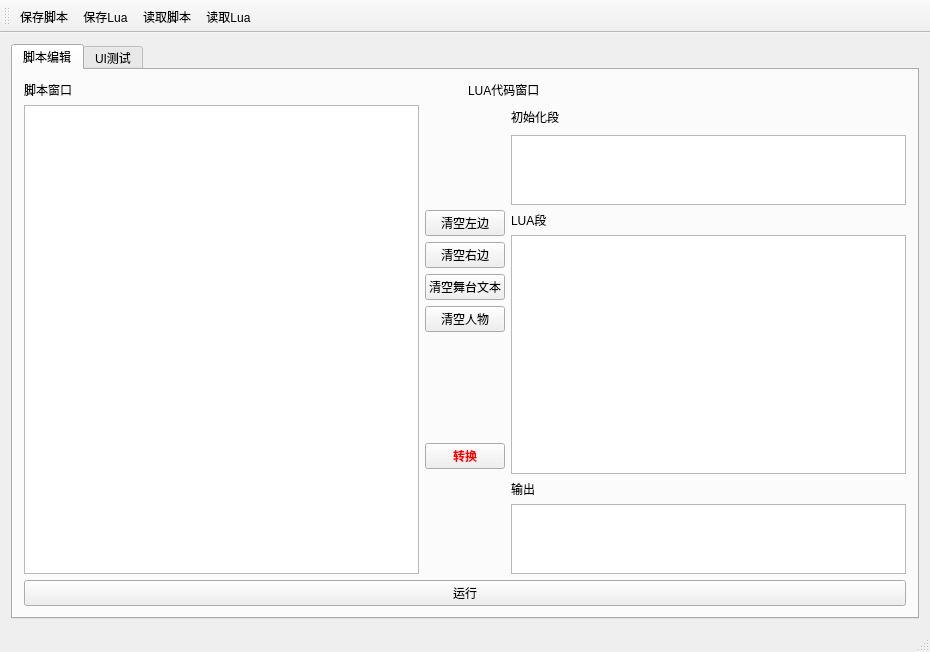
<?xml version="1.0" encoding="UTF-8"?>
<ui version="4.0">
 <class>ScriptEditorClass</class>
 <widget class="QMainWindow" name="ScriptEditorClass">
  <property name="geometry">
   <rect>
    <x>0</x>
    <y>0</y>
    <width>930</width>
    <height>652</height>
   </rect>
  </property>
  <property name="windowTitle">
   <string>ScriptEditor</string>
  </property>
  <widget class="QWidget" name="centralWidget">
   <layout class="QGridLayout" name="gridLayout_3">
    <item row="1" column="0">
     <widget class="QTabWidget" name="tabWidget">
      <property name="currentIndex">
       <number>0</number>
      </property>
      <widget class="QWidget" name="tab_2">
       <attribute name="title">
        <string>脚本编辑</string>
       </attribute>
       <layout class="QVBoxLayout" name="verticalLayout_2">
        <item>
         <layout class="QHBoxLayout" name="horizontalLayout_3">
          <item>
           <widget class="QLabel" name="label_19">
            <property name="text">
             <string>脚本窗口</string>
            </property>
           </widget>
          </item>
          <item>
           <widget class="QLabel" name="label_21">
            <property name="text">
             <string>LUA代码窗口</string>
            </property>
           </widget>
          </item>
         </layout>
        </item>
        <item>
         <layout class="QHBoxLayout" name="horizontalLayout_2">
          <item>
           <widget class="QTextEdit" name="scrEdit"/>
          </item>
          <item>
           <layout class="QVBoxLayout" name="verticalLayout_4">
            <property name="spacing">
             <number>6</number>
            </property>
            <item>
             <layout class="QVBoxLayout" name="verticalLayout_5">
              <item>
               <widget class="QPushButton" name="ClearButton">
                <property name="text">
                 <string>清空左边</string>
                </property>
               </widget>
              </item>
              <item>
               <widget class="QPushButton" name="ClearRightButton">
                <property name="text">
                 <string>清空右边</string>
                </property>
               </widget>
              </item>
              <item>
               <widget class="QPushButton" name="ClearSreenButton">
                <property name="text">
                 <string>清空舞台文本</string>
                </property>
               </widget>
              </item>
              <item>
               <widget class="QPushButton" name="ClearRoleButton">
                <property name="text">
                 <string>清空人物</string>
                </property>
               </widget>
              </item>
             </layout>
            </item>
            <item>
             <widget class="QPushButton" name="ParseButton">
              <property name="palette">
               <palette>
                <active>
                 <colorrole role="ButtonText">
                  <brush brushstyle="SolidPattern">
                   <color alpha="255">
                    <red>255</red>
                    <green>0</green>
                    <blue>0</blue>
                   </color>
                  </brush>
                 </colorrole>
                </active>
                <inactive>
                 <colorrole role="ButtonText">
                  <brush brushstyle="SolidPattern">
                   <color alpha="255">
                    <red>255</red>
                    <green>0</green>
                    <blue>0</blue>
                   </color>
                  </brush>
                 </colorrole>
                </inactive>
                <disabled>
                 <colorrole role="ButtonText">
                  <brush brushstyle="SolidPattern">
                   <color alpha="255">
                    <red>120</red>
                    <green>120</green>
                    <blue>120</blue>
                   </color>
                  </brush>
                 </colorrole>
                </disabled>
               </palette>
              </property>
              <property name="font">
               <font>
                <family>宋体</family>
                <pointsize>9</pointsize>
                <weight>75</weight>
                <bold>true</bold>
               </font>
              </property>
              <property name="text">
               <string>转换</string>
              </property>
             </widget>
            </item>
           </layout>
          </item>
          <item>
           <layout class="QVBoxLayout" name="verticalLayout_3" stretch="1,1,0,10,0,1">
            <item>
             <widget class="QLabel" name="label_23">
              <property name="text">
               <string>初始化段</string>
              </property>
             </widget>
            </item>
            <item>
             <widget class="QPlainTextEdit" name="initEdit"/>
            </item>
            <item>
             <widget class="QLabel" name="label_24">
              <property name="text">
               <string>LUA段</string>
              </property>
             </widget>
            </item>
            <item>
             <widget class="QTextEdit" name="luaEdit"/>
            </item>
            <item>
             <widget class="QLabel" name="label_22">
              <property name="text">
               <string>输出</string>
              </property>
             </widget>
            </item>
            <item>
             <widget class="QTextEdit" name="retEdit"/>
            </item>
           </layout>
          </item>
         </layout>
        </item>
        <item>
         <widget class="QPushButton" name="RunButton">
          <property name="text">
           <string>运行</string>
          </property>
         </widget>
        </item>
       </layout>
      </widget>
      <widget class="QWidget" name="tab">
       <attribute name="title">
        <string>UI测试</string>
       </attribute>
       <layout class="QHBoxLayout" name="horizontalLayout">
        <item>
         <widget class="QGroupBox" name="groupBox">
          <property name="title">
           <string>图片</string>
          </property>
          <layout class="QFormLayout" name="formLayout">
           <property name="sizeConstraint">
            <enum>QLayout::SetDefaultConstraint</enum>
           </property>
           <property name="fieldGrowthPolicy">
            <enum>QFormLayout::AllNonFixedFieldsGrow</enum>
           </property>
           <item row="4" column="0">
            <widget class="QLabel" name="label">
             <property name="text">
              <string>文件名:</string>
             </property>
            </widget>
           </item>
           <item row="4" column="1">
            <widget class="QLineEdit" name="ImageFileNameEdit"/>
           </item>
           <item row="5" column="0">
            <widget class="QLabel" name="label_20">
             <property name="text">
              <string>渐变时间:</string>
             </property>
            </widget>
           </item>
           <item row="5" column="1">
            <widget class="QLineEdit" name="universalTimeEdit"/>
           </item>
           <item row="6" column="0">
            <widget class="QLabel" name="label_2">
             <property name="text">
              <string>X位置:</string>
             </property>
            </widget>
           </item>
           <item row="6" column="1">
            <widget class="QLineEdit" name="XEdit"/>
           </item>
           <item row="7" column="0">
            <widget class="QLabel" name="label_3">
             <property name="text">
              <string>Y位置:</string>
             </property>
            </widget>
           </item>
           <item row="7" column="1">
            <widget class="QLineEdit" name="YEdit"/>
           </item>
           <item row="8" column="0" colspan="2">
            <widget class="QPushButton" name="pushButton">
             <property name="text">
              <string>显示图片</string>
             </property>
            </widget>
           </item>
           <item row="0" column="0">
            <widget class="QRadioButton" name="EffectsLayerButton">
             <property name="text">
              <string>效果层</string>
             </property>
            </widget>
           </item>
           <item row="1" column="0">
            <widget class="QRadioButton" name="MidLayerButton">
             <property name="text">
              <string>中图层</string>
             </property>
            </widget>
           </item>
           <item row="0" column="1">
            <widget class="QRadioButton" name="LeftLayerButton">
             <property name="text">
              <string>左图层</string>
             </property>
            </widget>
           </item>
           <item row="1" column="1">
            <widget class="QRadioButton" name="RightLayerButton">
             <property name="text">
              <string>右图层</string>
             </property>
            </widget>
           </item>
           <item row="2" column="0">
            <widget class="QRadioButton" name="BGLayerButton">
             <property name="text">
              <string>背景层</string>
             </property>
            </widget>
           </item>
          </layout>
         </widget>
        </item>
        <item>
         <widget class="QGroupBox" name="groupBox_2">
          <property name="title">
           <string>对话框</string>
          </property>
          <layout class="QGridLayout" name="gridLayout_4">
           <item row="0" column="0">
            <widget class="QGroupBox" name="groupBox_3">
             <property name="title">
              <string>对话框属性</string>
             </property>
             <layout class="QGridLayout" name="gridLayout_2">
              <item row="0" column="0">
               <widget class="QLabel" name="label_4">
                <property name="text">
                 <string>X位置:</string>
                </property>
               </widget>
              </item>
              <item row="0" column="1">
               <widget class="QLineEdit" name="DialogXEdit"/>
              </item>
              <item row="0" column="2">
               <widget class="QLabel" name="label_8">
                <property name="text">
                 <string>文本左边距:</string>
                </property>
               </widget>
              </item>
              <item row="0" column="3">
               <widget class="QLineEdit" name="MarginLeftEdit"/>
              </item>
              <item row="1" column="0">
               <widget class="QLabel" name="label_5">
                <property name="text">
                 <string>Y位置:</string>
                </property>
               </widget>
              </item>
              <item row="1" column="1">
               <widget class="QLineEdit" name="DialogYEdit"/>
              </item>
              <item row="1" column="2">
               <widget class="QLabel" name="label_9">
                <property name="text">
                 <string>文本顶边距:</string>
                </property>
               </widget>
              </item>
              <item row="1" column="3">
               <widget class="QLineEdit" name="MarginTopEdit"/>
              </item>
              <item row="2" column="0">
               <widget class="QLabel" name="label_6">
                <property name="text">
                 <string>宽度:</string>
                </property>
               </widget>
              </item>
              <item row="2" column="1">
               <widget class="QLineEdit" name="DialogWidthEdit"/>
              </item>
              <item row="2" column="2">
               <widget class="QLabel" name="label_11">
                <property name="text">
                 <string>文本宽度:</string>
                </property>
               </widget>
              </item>
              <item row="2" column="3">
               <widget class="QLineEdit" name="TextWidthEdit"/>
              </item>
              <item row="3" column="0">
               <widget class="QLabel" name="label_7">
                <property name="text">
                 <string>高度:</string>
                </property>
               </widget>
              </item>
              <item row="3" column="1">
               <widget class="QLineEdit" name="DialogHeightEdit"/>
              </item>
              <item row="3" column="2">
               <widget class="QLabel" name="label_12">
                <property name="text">
                 <string>文本高度:</string>
                </property>
               </widget>
              </item>
              <item row="3" column="3">
               <widget class="QLineEdit" name="TextHeightEdit"/>
              </item>
              <item row="4" column="0">
               <widget class="QLabel" name="label_10">
                <property name="text">
                 <string>字体:</string>
                </property>
               </widget>
              </item>
              <item row="4" column="1">
               <widget class="QLineEdit" name="FontEdit"/>
              </item>
              <item row="6" column="0" colspan="4">
               <widget class="QPushButton" name="SetTextColorButton">
                <property name="text">
                 <string>设置文字颜色</string>
                </property>
               </widget>
              </item>
             </layout>
            </widget>
           </item>
           <item row="0" column="1" rowspan="3">
            <widget class="QGroupBox" name="groupBox_5">
             <property name="title">
              <string>消息测试</string>
             </property>
             <layout class="QVBoxLayout" name="verticalLayout">
              <item>
               <widget class="QLineEdit" name="RoleNameEdit"/>
              </item>
              <item>
               <widget class="QPushButton" name="ShowRoleNameButton">
                <property name="text">
                 <string>显示角色名</string>
                </property>
               </widget>
              </item>
              <item>
               <widget class="QLabel" name="label_18">
                <property name="text">
                 <string>延时(秒):</string>
                </property>
               </widget>
              </item>
              <item>
               <widget class="QLineEdit" name="DelayEdit">
                <property name="text">
                 <string>0.0</string>
                </property>
               </widget>
              </item>
              <item>
               <widget class="QTextEdit" name="TextEdit"/>
              </item>
              <item>
               <widget class="QPushButton" name="ShowTextButton">
                <property name="text">
                 <string>显示文字</string>
                </property>
               </widget>
              </item>
              <item>
               <widget class="QPushButton" name="ClearTextButton">
                <property name="text">
                 <string>清空</string>
                </property>
               </widget>
              </item>
             </layout>
            </widget>
           </item>
           <item row="1" column="0">
            <widget class="QGroupBox" name="groupBox_4">
             <property name="title">
              <string>角色名称框属性</string>
             </property>
             <layout class="QGridLayout" name="gridLayout">
              <item row="0" column="0">
               <widget class="QLabel" name="label_13">
                <property name="text">
                 <string>X位置:</string>
                </property>
               </widget>
              </item>
              <item row="0" column="1">
               <widget class="QLineEdit" name="RoleNameXEdit"/>
              </item>
              <item row="1" column="0">
               <widget class="QLabel" name="label_14">
                <property name="text">
                 <string>Y位置:</string>
                </property>
               </widget>
              </item>
              <item row="1" column="1">
               <widget class="QLineEdit" name="RoleNameYEdit"/>
              </item>
              <item row="3" column="0" colspan="5">
               <widget class="QPushButton" name="SetRoleNameColorButton">
                <property name="text">
                 <string>设置角色名颜色</string>
                </property>
               </widget>
              </item>
              <item row="0" column="2">
               <widget class="QLabel" name="label_16">
                <property name="text">
                 <string>宽度:</string>
                </property>
               </widget>
              </item>
              <item row="2" column="1">
               <widget class="QLineEdit" name="RoleNameFontEdit"/>
              </item>
              <item row="2" column="0">
               <widget class="QLabel" name="label_15">
                <property name="text">
                 <string>字体:</string>
                </property>
               </widget>
              </item>
              <item row="0" column="3">
               <widget class="QLineEdit" name="RoleNameWidthEdit"/>
              </item>
              <item row="1" column="2">
               <widget class="QLabel" name="label_17">
                <property name="text">
                 <string>高度:</string>
                </property>
               </widget>
              </item>
              <item row="1" column="3">
               <widget class="QLineEdit" name="RoleNameHeightEdit"/>
              </item>
             </layout>
            </widget>
           </item>
           <item row="2" column="0">
            <widget class="QPushButton" name="SetDialogButton">
             <property name="text">
              <string>设置对话框</string>
             </property>
            </widget>
           </item>
          </layout>
         </widget>
        </item>
       </layout>
      </widget>
     </widget>
    </item>
   </layout>
  </widget>
  <widget class="QMenuBar" name="menuBar">
   <property name="geometry">
    <rect>
     <x>0</x>
     <y>0</y>
     <width>930</width>
     <height>23</height>
    </rect>
   </property>
  </widget>
  <widget class="QToolBar" name="mainToolBar">
   <attribute name="toolBarArea">
    <enum>TopToolBarArea</enum>
   </attribute>
   <attribute name="toolBarBreak">
    <bool>false</bool>
   </attribute>
   <addaction name="actionSaveScript"/>
   <addaction name="actionSaveLua"/>
   <addaction name="actionLoadScript"/>
   <addaction name="actionLoadLua"/>
  </widget>
  <widget class="QStatusBar" name="statusBar"/>
  <action name="actionSaveScript">
   <property name="text">
    <string>保存脚本</string>
   </property>
  </action>
  <action name="actionSaveLua">
   <property name="text">
    <string>保存Lua</string>
   </property>
  </action>
  <action name="actionLoadScript">
   <property name="text">
    <string>读取脚本</string>
   </property>
  </action>
  <action name="actionLoadLua">
   <property name="text">
    <string>读取Lua</string>
   </property>
  </action>
 </widget>
 <layoutdefault spacing="6" margin="11"/>
 <resources>
  <include location="scripteditor.qrc"/>
 </resources>
 <connections/>
</ui>
